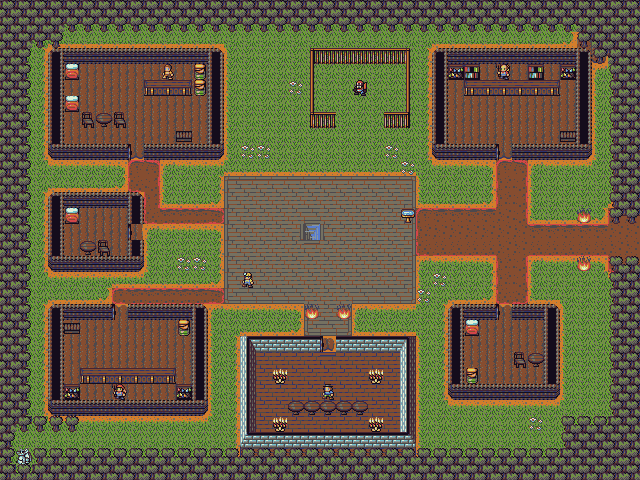

A level layout from a 2D game, rendered from its tile map. Below: a short description, then the map file with tile-grid data replaced by summaries:
An orthogonal 40x30 tile map with 16x16 px tiles, 8 tile layers (ground, water, detail, walls, ...), 12 tilesets and 38 objects (14x npc, 13x light, 5x spawn, 2x town, exit, ...).

<map version="1.10" tiledversion="1.10.2" orientation="orthogonal" renderorder="right-down" width="40" height="30" tilewidth="16" tileheight="16" infinite="0" nextlayerid="10" nextobjectid="40">
 <properties>
  <property name="ambience" value="amb.ruins" />
  <property name="backdrop" value="forest" />
  <property name="dark_zone" value="16,22,24,26 grave_priest_beaten" />
  <property name="darkness" type="float" value="0.45" />
  <property name="dungeon" type="bool" value="false" />
  <property name="event_rate" type="int" value="300" />
  <property name="lantern" type="float" value="3" />
  <property name="music" value="music.rpg_town" />
  <property name="name" value="Lantern Hollow" />
  <property name="night_music" value="music.rpg_town_night" />
  <property name="outdoor" type="bool" value="true" />
  <property name="region" type="int" value="1" />
  <property name="town" value="town_1" />
 </properties>
 <tileset firstgid="1" source="dl_floor.tsx" />
 <tileset firstgid="820" source="dl_wall.tsx" />
 <tileset firstgid="1840" source="dl_tree.tsx" />
 <tileset firstgid="2272" source="dl_pit.tsx" />
 <tileset firstgid="2528" source="dl_decor.tsx" />
 <tileset firstgid="2704" source="dl_door.tsx" />
 <tileset firstgid="2752" source="dl_tile.tsx" />
 <tileset firstgid="2784" source="dl_ground.tsx" />
 <tileset firstgid="2840" source="dl_fence.tsx" />
 <tileset firstgid="2936" source="dl_effect.tsx" />
 <tileset firstgid="3144" source="dl_humanoid.tsx" />
 <tileset firstgid="3360" source="dl_reptile.tsx" />
 <layer id="1" name="ground" width="40" height="30">
  <data>[1200 cells, 1199 non-empty, 48 distinct tile ids]</data>
 </layer>
 <layer id="2" name="water" width="40" height="30">
  <properties>
   <property name="collision" type="bool" value="true" />
  </properties>
  <data>[1200 cells, 1 non-empty, 1 distinct tile ids]</data>
 </layer>
 <layer id="3" name="detail" width="40" height="30">
  <data>[1200 cells, 10 non-empty, 1 distinct tile ids]</data>
 </layer>
 <layer id="4" name="walls" width="40" height="30">
  <properties>
   <property name="collision" type="bool" value="true" />
  </properties>
  <data>[1200 cells, 447 non-empty, 27 distinct tile ids]</data>
 </layer>
 <layer id="5" name="doors" width="40" height="30">
  <data>[1200 cells, 6 non-empty, 1 distinct tile ids]</data>
 </layer>
 <layer id="6" name="props" width="40" height="30">
  <properties>
   <property name="collision" type="bool" value="true" />
  </properties>
  <data>[1200 cells, 53 non-empty, 13 distinct tile ids]</data>
 </layer>
 <layer id="7" name="people" width="40" height="30">
  <properties>
   <property name="collision" type="bool" value="true" />
  </properties>
  <data>[1200 cells, 8 non-empty, 8 distinct tile ids]</data>
 </layer>
 <layer id="8" name="above" width="40" height="30">
  <data>[1200 cells, 0 non-empty, 0 distinct tile ids]</data>
 </layer>
 <objectgroup id="9" name="objects">
  <object id="1" name="Marta the innkeeper" class="npc" x="160" y="64" width="16" height="16">
   <properties>
    <property name="cell" value="0,9" />
    <property name="id" value="innkeeper" />
    <property name="sprite" value="Characters/Humanoid" />
   </properties>
  </object>
  <object id="2" name="Old Wendel" class="npc" x="496" y="64" width="16" height="16">
   <properties>
    <property name="cell" value="2,9" />
    <property name="id" value="card_seller" />
    <property name="sprite" value="Characters/Humanoid" />
   </properties>
  </object>
  <object id="3" name="" class="town" x="496" y="80" width="16" height="16">
   <properties>
    <property name="spawn" value="town_1" />
    <property name="tab" value="singles" />
    <property name="town" value="town_1" />
   </properties>
  </object>
  <object id="4" name="inn" class="spawn" x="128" y="128" width="16" height="16" />
  <object id="5" name="town_1" class="spawn" x="496" y="128" width="16" height="16" />
  <object id="6" name="start" class="spawn" x="128" y="160" width="16" height="16" />
  <object id="7" name="Pell the lamplighter" class="npc" x="368" y="192" width="16" height="16">
   <properties>
    <property name="cell" value="1,9" />
    <property name="id" value="lamplighter" />
    <property name="sprite" value="Characters/Humanoid" />
    <property name="when" value="!phase:dusk|night" />
   </properties>
  </object>
  <object id="8" name="from_outskirts" class="spawn" x="576" y="224" width="16" height="16" />
  <object id="9" name="" class="exit" x="624" y="224" width="16" height="32">
   <properties>
    <property name="map" value="ashfen_outskirts" />
    <property name="spawn" value="from_town" />
   </properties>
  </object>
  <object id="10" name="Gate guard" class="npc" x="560" y="240" width="16" height="16">
   <properties>
    <property name="cell" value="3,4" />
    <property name="id" value="gate_guard" />
    <property name="sprite" value="Characters/Humanoid" />
    <property name="when" value="!phase:night" />
   </properties>
  </object>
  <object id="11" name="Elder Hesk" class="npc" x="272" y="256" width="16" height="16">
   <properties>
    <property name="cell" value="2,16" />
    <property name="id" value="elder" />
    <property name="sprite" value="Characters/Humanoid" />
    <property name="when" value="!phase:night" />
   </properties>
  </object>
  <object id="12" name="town_1_packs" class="spawn" x="112" y="320" width="16" height="16" />
  <object id="13" name="" class="town" x="112" y="368" width="16" height="16">
   <properties>
    <property name="spawn" value="town_1_packs" />
    <property name="tab" value="packs" />
    <property name="town" value="town_1" />
   </properties>
  </object>
  <object id="14" name="Ysolde" class="npc" x="112" y="384" width="16" height="16">
   <properties>
    <property name="cell" value="3,9" />
    <property name="id" value="pack_seller" />
    <property name="sprite" value="Characters/Humanoid" />
   </properties>
  </object>
  <object id="15" name="Keeper Brann" class="npc" x="320" y="384" width="16" height="16">
   <properties>
    <property name="cell" value="0,12" />
    <property name="id" value="hall_keeper" />
    <property name="sprite" value="Characters/Humanoid" />
   </properties>
  </object>
  <object id="16" name="Platino" class="platino" x="16" y="448" width="16" height="16">
   <properties>
    <property name="id" value="platino" />
   </properties>
  </object>
  <object id="35" name="" class="chest" x="256" y="48" width="16" height="16">
   <properties>
    <property name="id" value="yard_crate" />
   </properties>
  </object>
  <object id="39" name="Yardmaster Corin" class="npc" x="352" y="80" width="16" height="16">
   <properties>
    <property name="cell" value="6,4" />
    <property name="id" value="yard_master" />
    <property name="sprite" value="Characters/Humanoid" />
   </properties>
  </object>
  <object id="30" name="Wenna" class="npc" x="320" y="240" width="16" height="16">
   <properties>
    <property name="cell" value="1,16" />
    <property name="id" value="mourner" />
    <property name="sprite" value="Characters/Humanoid" />
    <property name="when" value="phase:night" />
   </properties>
  </object>
  <object id="31" name="Watchman Bertil" class="npc" x="560" y="256" width="16" height="16">
   <properties>
    <property name="cell" value="5,4" />
    <property name="id" value="night_watch" />
    <property name="sprite" value="Characters/Humanoid" />
    <property name="when" value="phase:night" />
   </properties>
  </object>
  <object id="36" name="Clerk Ada" class="npc" x="240" y="272" width="16" height="16">
   <properties>
    <property name="cell" value="4,9" />
    <property name="id" value="bounty_clerk" />
    <property name="sprite" value="Characters/Humanoid" />
   </properties>
  </object>
  </objectgroup>
</map>
<!-- 17 of 38 objects omitted -->
